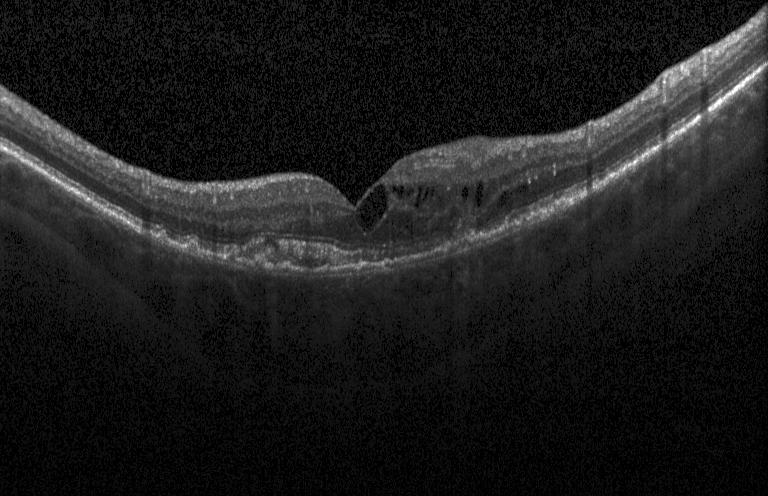
#> input picture img_samples/OCT/CNV/CNV-9333524-1.jpeg, 768 x 496 px
$ python -i ImgFilters.py   (imports and definitions only)
#> lines starting #> are read from the running program, lines starting #| are printed output that depends on the picture
import cv2
import numpy as np
from skimage.transform import resize


def norm_digit(img):
    m = cv2.moments(img)
    cx = m['m10'] / m['m00']
    cy = m['m01'] / m['m00']
    h, w = img.shape[:2]
    aff = np.array([[1, 0, w/2 - cx], [0, 1, h/2 - cy]], dtype=np.float32)
    dst = cv2.warpAffine(img, aff, (0, 0))
    return dst


def mode_change(file, margin=False, center=False, imgsize = 224, mode = "basic"):
    """
    margin : 픽셀값이 255인 픽셀을 0으로 바꾸기 (default = False)
    -------------------------
    center : 이미지 중앙에 맞추기 (default = False)
    -------------------------
    [mode]
    "basic" : 전처리 없음
    "clahe" : CLAHE 적용
    "subtract" : (원본 이미지) - (Gaussian Blur 적용 이미지)
    "DOG" : (Gaussian Blur를 약하게 적용한 이미지) - (Gaussian Blur를 강하게 적용한 이미지)
    * DOG = difference of Gaussians
    """
#> called with file = 'img_samples/OCT/CNV/CNV-9333524-1.jpeg', margin = False, center = False, imgsize = 224, mode = 'basic'
    img = cv2.imread(file, 0)
#> img is the input picture: shape (496, 768); min 0, max 255, mean 27.6

    if margin:
        img = np.where(img == 255, 0, img)
    else :
        pass

    if center:
        img = norm_digit(img)
    else:
        pass

    if mode == "basic":
        pass
    elif mode == "clahe":
        clahe = cv2.createCLAHE(clipLimit=2.0, tileGridSize=(8,8))
        img = clahe.apply(img)
    elif mode == "subtract":
        dst = cv2.GaussianBlur(img, (0, 0), 5)
        img = img - dst
    elif mode == "DOG":
        dst1 = cv2.GaussianBlur(img, (0, 0), 3)
        dst2 = cv2.GaussianBlur(img, (0, 0), 1)
        img = dst2 - dst1

    if center:
        pass
    else:
        img = img/255.0

    img = resize(img, (imgsize, imgsize, 3))
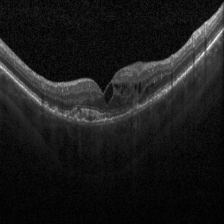
#> img: shape (224, 224, 3) float64; min 0.0021, max 0.956, mean 0.108

    return img

>>> result = mode_change('img_samples/OCT/CNV/CNV-9333524-1.jpeg')

$ run again, on img_samples/OCT/CNV/CNV-9482771-8.jpeg
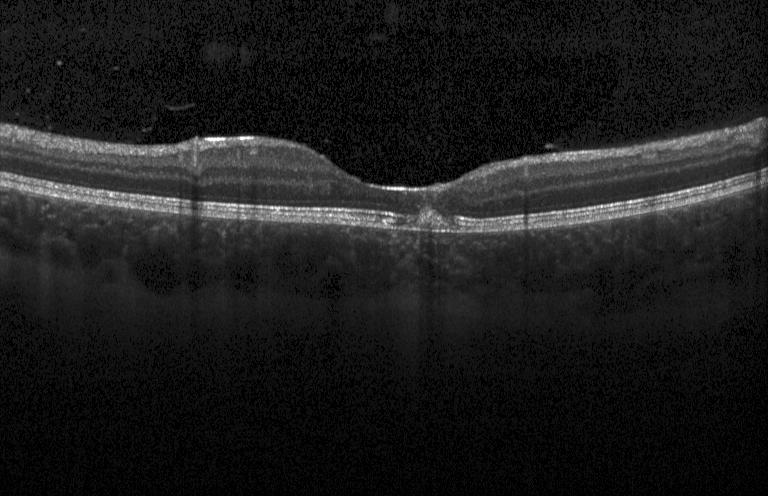
#> input picture img_samples/OCT/CNV/CNV-9482771-8.jpeg, 768 x 496 px
#> in mode_change, img is the input picture: shape (496, 768); min 0, max 255, mean 28.4
#> in mode_change, `img = resize(img, (imgsize, imgsize, 3))`:
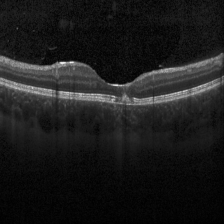
#> img: shape (224, 224, 3) float64; min 0.00128, max 0.954, mean 0.111

$ run again, on img_samples/OCT/CNV/CNV-9482771-9.jpeg
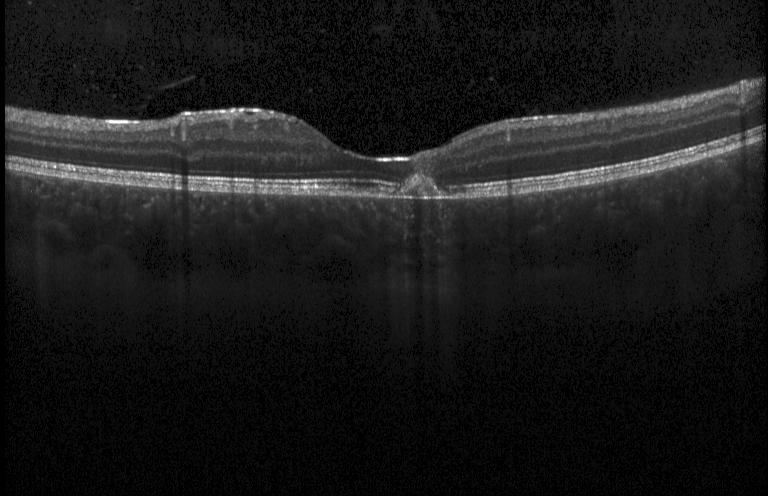
#> input picture img_samples/OCT/CNV/CNV-9482771-9.jpeg, 768 x 496 px
#> in mode_change, img is the input picture: shape (496, 768); min 0, max 255, mean 26.2
#> in mode_change, `img = resize(img, (imgsize, imgsize, 3))`:
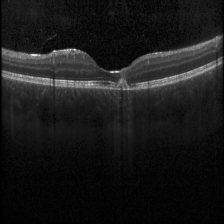
#> img: shape (224, 224, 3) float64; min 2.52e-05, max 0.896, mean 0.103
